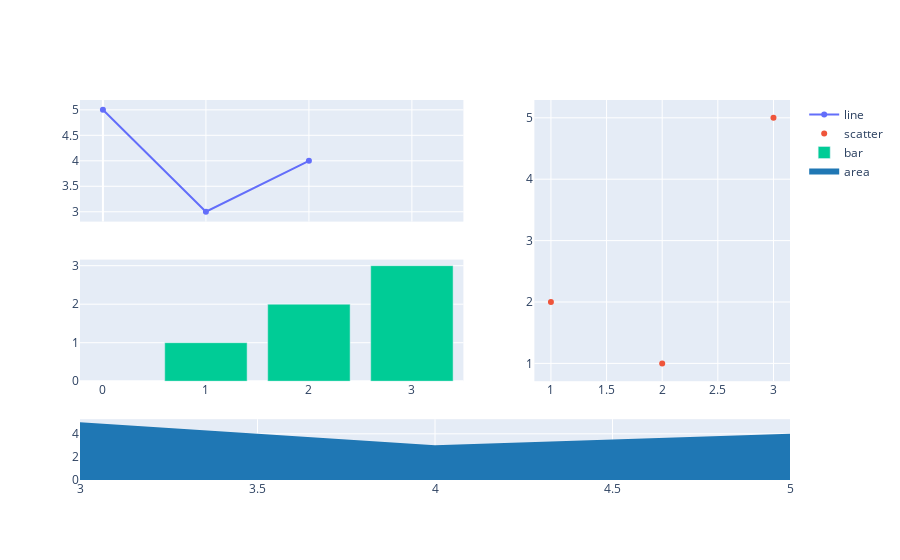

Notebook code cell kept with this figure:
### Code cell
complex_fig = make_subplots(
    rows=3,
    cols=2,
    # ❶
    specs=[
        # 1行目
        [{}, {"rowspan": 2}],  # ❷ 行結合
        # 2行目
        [{}, None],
        # 3行目
        [{"colspan": 2}, None],  # ❸ 列結合
    ],
    shared_xaxes=True,  # X軸を共有
    column_widths=[0.6, 0.4],  # 幅に割り当てる割合を指定
    row_heights=[0.4, 0.4, 0.2]  # 高さに割り当てる割合を指定
)
complex_fig.add_trace(line_trace, row=1, col=1)
complex_fig.add_trace(scatter_trace, row=1, col=2)
complex_fig.add_trace(bar_trace, row=2, col=1)
complex_fig.add_trace(area_trace, row=3, col=1)
complex_fig.show()

### Figure 1 — Plotly figure (JSON) as saved in the notebook; plotly's stock layout.template omitted (floating-point values rounded to 4 significant figures)
{"data": [{"name": "line", "type": "scatter", "x": [0, 1, 2], "xaxis": "x", "y": [5, 3, 4], "yaxis": "y"}, {"mode": "markers", "name": "scatter", "type": "scatter", "x": [1, 2, 3], "xaxis": "x2", "y": [2, 1, 5], "yaxis": "y2"}, {"name": "bar", "type": "bar", "x": [1, 2, 3], "xaxis": "x3", "y": [1, 2, 3], "yaxis": "y3"}, {"fill": "tozeroy", "fillcolor": "#1f77b4", "mode": "none", "name": "area", "type": "scatter", "x": [3, 4, 5], "xaxis": "x4", "y": [5, 3, 4], "yaxis": "y4"}], "layout": {"xaxis": {"anchor": "y", "domain": [0, 0.54], "matches": "x3", "showticklabels": false}, "xaxis2": {"anchor": "y2", "domain": [0.64, 1]}, "xaxis3": {"anchor": "y3", "domain": [0, 0.54]}, "xaxis4": {"anchor": "y4", "domain": [0, 1]}, "yaxis": {"anchor": "x", "domain": [0.68, 1]}, "yaxis2": {"anchor": "x2", "domain": [0.26, 1]}, "yaxis3": {"anchor": "x3", "domain": [0.26, 0.58]}, "yaxis4": {"anchor": "x4", "domain": [0, 0.16]}}}
